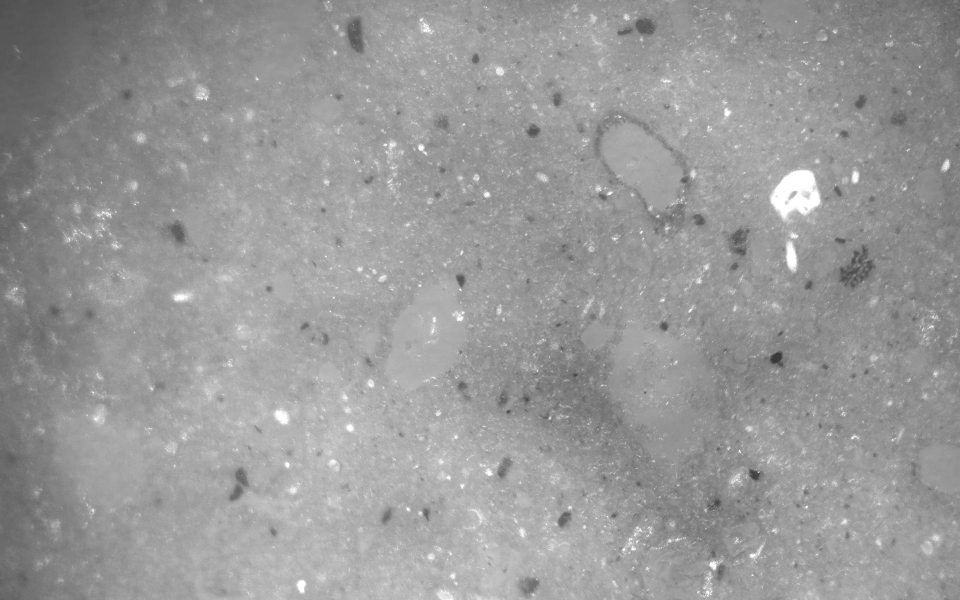
#> input picture code/ceramic_sample/LED_images/NRM1.jpg, 1920 x 1200 px (shown at 1/2 size)
$ jupyter execute --allow-errors plot_real_data_maps.ipynb
#> lines starting #> are read from the running program, lines starting #| are printed output that depends on the picture
### code/basalt_sample/micromag.py
# Copyright (c) 2023 Gelson Ferreira de Souza-Junior, Leonardo Uieda.
# Distributed under the terms of the MIT License.
# SPDX-License-Identifier: MIT
"""
Functions for performing the processing and inversion of the microscopy data.
"""
import numpy as np
import xarray as xr
import matplotlib.pyplot as plt
import mplstereonet
import scipy.linalg
import scipy.io
import skimage.feature
import skimage.exposure
import skimage.restoration
import numba
import harmonica as hm
import verde as vd
import choclo


TESLA_TO_NANOTESLA = 1e9
MICROMETER_TO_METER = 1e-6
METER_TO_MICROMETER = 1e6


# [393 lines left out: functions enhance_image, gaussian_noise, nondipolar_source, angles_to_vector, vector_to_angles, dipole_bz and 7 more, not called in this run]


def load_qdm(path):
    """
    Load QDM microscopy data in the Harvard group format.
    """
    contents = scipy.io.loadmat(path)
    # For some reason, the spacing is returned as an array with a single
    # value. That messes up operations below so get the only element out.
    spacing = contents['step'].ravel()[0] * METER_TO_MICROMETER
    bz = contents['Bz'] * TESLA_TO_NANOTESLA
    sensor_sample_distance = contents['h'] * METER_TO_MICROMETER
    x = np.arange(bz.shape[1]) * spacing
    y = np.arange(bz.shape[0]) * spacing
    z = np.full(bz.shape, sensor_sample_distance)
    data = vd.make_xarray_grid(
        (x, y, z),
        bz,
        data_names=["bz"],
        dims=("y", "x"),
        extra_coords_names="z",
    )
    data.x.attrs = {"units": "µm"}
    data.y.attrs = {"units": "µm"}
    data.z.attrs = {"long_name": "sensor sample distance", "units": "µm"}
    data.bz.attrs = {"long_name": "vertical magnetic field", "units": "nT"}
    data.attrs = {"file_name": str(path)}
    return data


# [141 lines left out: functions plot_dipole_moment, plot_stereonet, equal_area_projection, not called in this run]


class StereographicProjection:
    def __init__(self, vectors):
        self.vectors = vectors

    # [98 lines left out: function plot, not called in this run]

### code/plot_real_data_maps.ipynb
[cell 1]
import pathlib
import numpy as np
import scipy as sp
import pandas as pd
import xarray as xr
import matplotlib.pyplot as plt
import matplotlib.patches
import mplstereonet
import skimage.exposure
import harmonica as hm
import verde as vd

import zipfile
import os
from matplotlib.image import imread

import time
import warnings
import rich.progress

[cell 2]
fig_dir = pathlib.Path("..") / "paper" / "figures"

[cell 3]
from basalt_sample import micromag as mg

# Lista com os nomes das pastas contendo os arquivos .mat
folders = ["ceramic_sample/real-data",
           "basalt_sample/real-data"]
titles = ["a)                          Ceramic sample",
          "b)                          Basaltic sample"]

# Criar figura para os subplots
fig, axes = plt.subplots(1, 2, figsize=(10, 5), sharey=True)
images = []

res = 2.35  # Resolução espacial em µm/pixel

#> (the rest of this cell did not finish here and is left out)

[cell 4]
# Lista com os nomes das pastas contendo os arquivos .jpeg
folders = ["ceramic_sample/LED_images",
           "basalt_sample/LED_images"]
titles = ["a)                          Ceramic sample",
          "b)                          Basaltic sample"]

# Criar figura para os subplots
fig, axes = plt.subplots(1, 2, figsize=(10, 5), sharey=False)
images = []

res = 1.17  # Resolução espacial em µm/pixel

for i, (folder, title) in enumerate(zip(folders, titles)):
    # Procurar arquivos .jpeg dentro da pasta
    # jpeg_files = [f for f in os.listdir(folder) if f.endswith(".jpg")]
    jpeg_files = ['NRM1.jpg', 'NRM4.jpg']

    if jpeg_files:
        # Alterando os índices para pegar o 7º e o 5º arquivo
        if i == 0:  # Para o primeiro caso (ceramic_sample)
            img_path = pathlib.Path(folder) / jpeg_files[i]
            print(f'file selected: {jpeg_files[i]}')
        elif i == 1:  # Para o segundo caso (basalt_sample)
            img_path = pathlib.Path(folder) / jpeg_files[i]
            print(f'file selected: {jpeg_files[i]}')

        # Carregar a imagem como array numpy
        img = imread(img_path)
#> img is the input picture: shape (1200, 1920); min 51, max 255, mean 152.8

        # Criar coordenadas espaciais com base na resolução
        x = np.arange(img.shape[1]) * res  # Coordenadas x em µm
#> x = 1920 values from 0 to 2245.2
        y = abs(np.arange(-img.shape[0], 0)) * res  # Coordenadas y em µm

        # Plotar pcolormesh com coordenadas ajustadas
        im = axes[i].pcolormesh(x, y, img, cmap="gray")
        axes[i].set_title(title, loc='left')
        images.append(im)

        # Definir aspecto igual
        axes[i].set_aspect('equal')
        # axes[i].invert_yaxis()
        # axes[i].invert_xaxis()

# Adicionar colorbar compartilhado
if images:
    cbar = fig.colorbar(images[0], ax=axes, extend='both',
                        orientation='horizontal', fraction=0.09, pad=0.1,
                        cax=fig.add_axes([0.15, 0.05, 0.7, 0.02]))
    cbar.set_label("Intensity")

# Definir rótulos dos eixos
axes[0].set_ylabel('y [µm]')
for ax in axes:
    ax.set_xlabel('x [µm]')

# Ajustar layout
plt.tight_layout()


# Exibir a figura
plt.show()
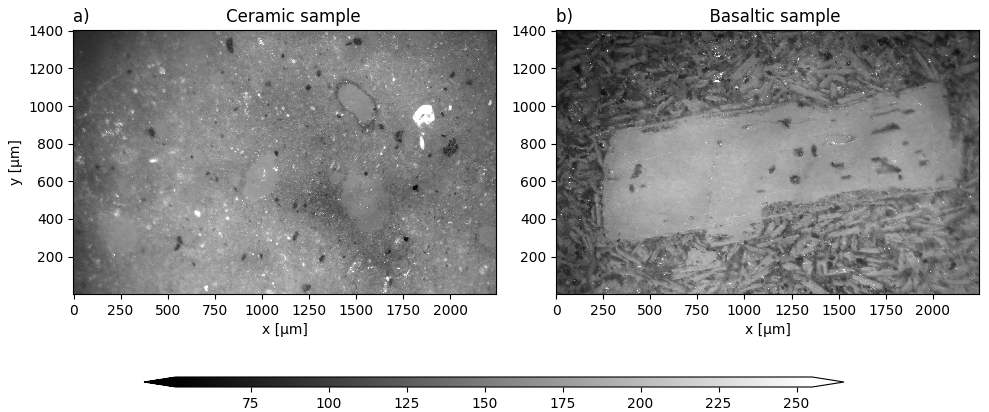
#> figure drawn by matplotlib, 3 panels

[cell 5]
folders_jpg = ["ceramic_sample/LED_images", "basalt_sample/LED_images"]
folders_mat = ["ceramic_sample/real-data", "basalt_sample/real-data"]
jpeg_files = ['NRM1.jpg', 'NRM4.jpg']
mat_files = ['NRM1.mat', 'NRM4.mat']
titles = ["a) Ceramic sample", "b) Basaltic sample"]


# Criar figura para os subplots
fig, axes = plt.subplots(2, 2, figsize=(10, 10), sharex='col', sharey='row')
images_jpg = []
images_mat = []

# Resoluções espaciais
res_jpg = 2.35 / 2  # µm/pixel
res_mat = 2.35  # µm/pixel

#> (the rest of this cell did not finish here and is left out)
